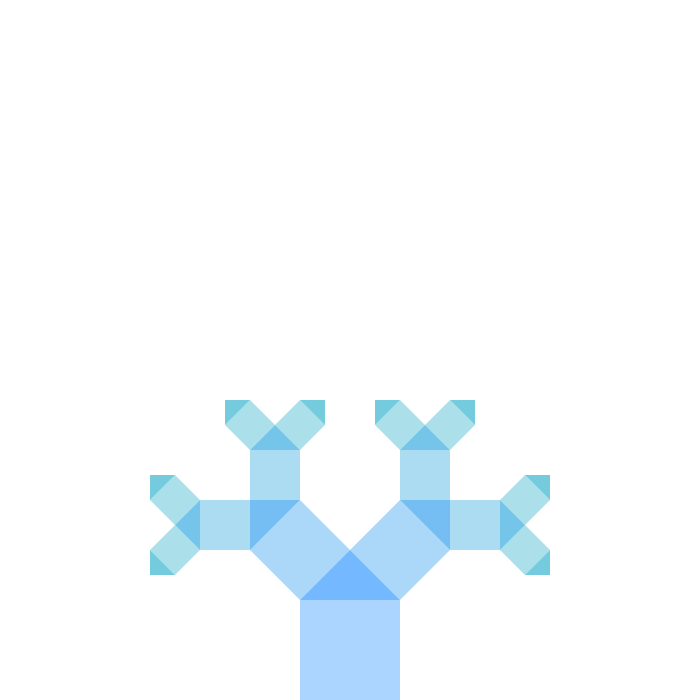
Frame 1 (no input)
Frame 60 (the mouse pressed at the canvas centre just before this capture): identical to frame 1, image omitted
Frame 120 (the mouse held since frame 60 and released just before this capture): identical to frame 1, image omitted

The Processing sketch that drew this single still picture (run headless with seeded random() and noise(); from frame 60 on, the mouse is pressed at the canvas centre):

// Processing sketch: processing_136927
// ── processing_136927.pde

/*
 * Recursive Hypotenuse
 * by Herbert Spencer
 * February 2014
 */

float ang;  // this is the global angle
int levels; // this is the amount of tree levels or how many times we will call the recursive function

void setup() {
  size(700, 700);
  noStroke();
  smooth();
  levels = 3;       // start with something small
  mouseX = width/2; // place the mouse in the middle
}

void draw() {
  // white background
  background(255);

  // the global angle can be modified by de 'x' movement of the mouse
  ang = map(mouseX, 0, width, -HALF_PI, 0); 

  // this is where we call the recursive function
  hypotenuse(width/2 - 50, height, width/2 + 50, height, levels);
}

// this is the recursive function
// it requeres 4 floats and 1 int. The floats represent the position of 2 points, which define the hypotenuse
// the level defines how many times are we calling this function recursevely

void hypotenuse(float x1, float y1, float x2, float y2, int level) {

  // determine the length, which is the distance between the points. We'll call it 'side', the side of the square
  float side = dist(x1, y1, x2, y2);

  // determine the angle between the two points... not so tricky
  float t = atan2(y2- y1, x2 - x1);

  // reset the coordinate system, just to be polite
  pushMatrix();
  {
    // translate our axis to the first point, our new (0,0)
    translate(x1, y1);

    // align space to the hypothenuse, using the angle we've just calculated
    rotate(t);

    // draw the square
    fill(col(level), 90); // nice color with transparency
    rect(0, -side, side, side);

    // translate to the new hypothenuse
    translate(0, -side);

    // determine the lengths of the triangle sides given a global angle 'ang'. 
    // 'a, b, c'; where 'c' is the hypotenuse. We have 'c', it's the distance between the first two points, ok?

    float a = cos(ang) * side;
    float b = sin(ang) * side;

    // draw the triangle
    noStroke();
    fill(col(level), 150);
    beginShape();
    {
      vertex(0, 0);                       // first vertex
      vertex(cos(ang) * a, sin(ang) * a); // tricky second vertex
      vertex(side, 0);                    // third vertex
    }
    endShape();

    // this is a method to eventually escape from this recursive fuction
    if (level > 0) {
      hypotenuse(0, 0, cos(ang) * a, sin(ang) * a, level-1);
      hypotenuse(cos(ang) * a, sin(ang) * a, side, 0, level-1);
    }
  }
  popMatrix();
}

void keyPressed() {

  // you can toggle the levels by hitting keys a-z
  if (key == 'a') {
    levels++;
  }
  if (key == 'z') {
    levels--;
  }

  // so we keep levels reasonable...
  levels = constrain(levels, 0, 16);

  // output to console how many levels do we have at the moment
  println("levels = "+levels);
}

color col(int level){
  int n = levels - level;
  float r = 18;
  float g = 134 + 11 * n;
  float b = 255 - 19 * n;
  color c = color(r,g,b);
  return c;
}
